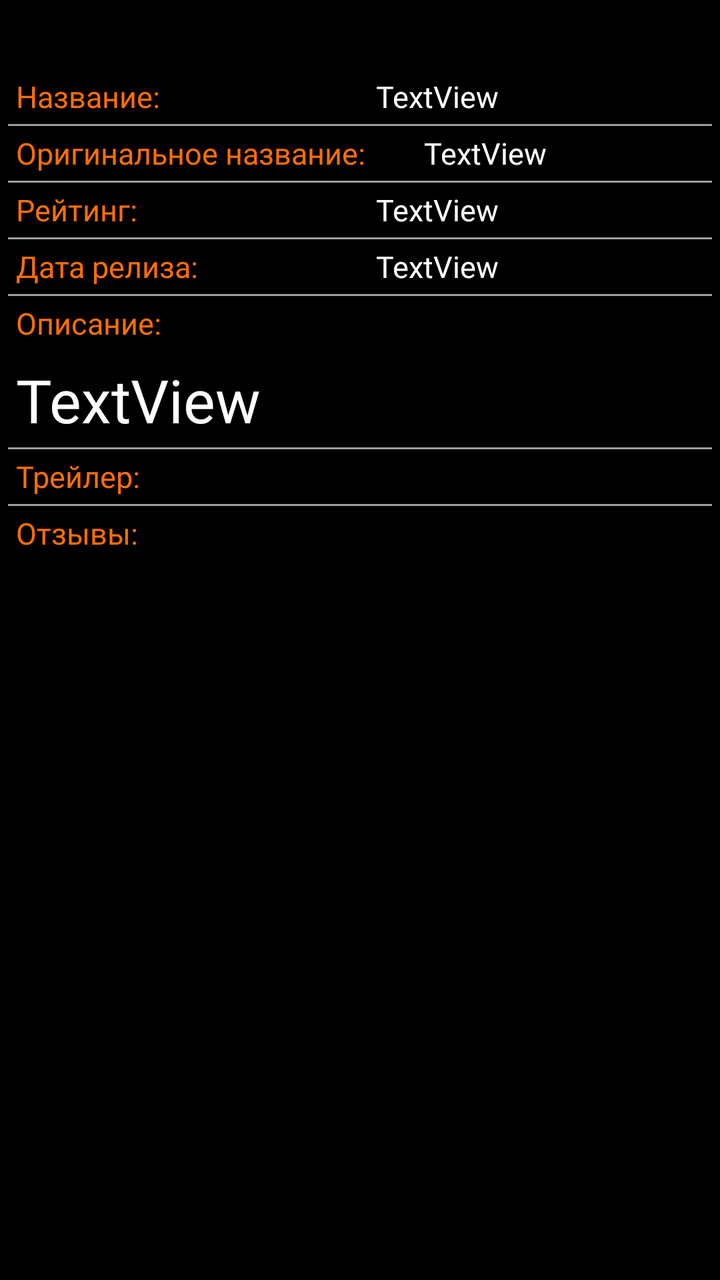
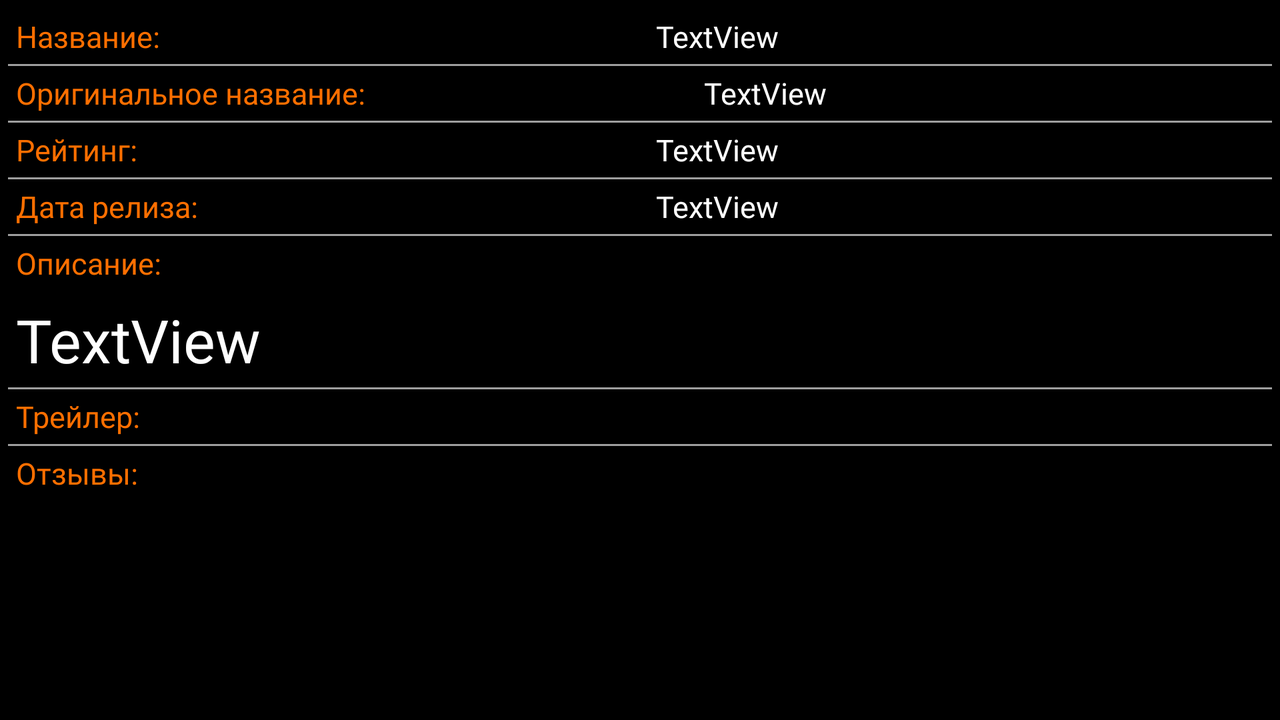

Two renders of one Android screen. The first uses the default layout on a phone; the second uses the alternative layout the repository ships for a different screen configuration, on a matching device. The two XML files are below.
<!-- AndroidManifest.xml: application theme Theme.Movies -->
<!-- res/layout/activity_detail.xml -->
<?xml version="1.0" encoding="utf-8"?>
<ScrollView
    android:id="@+id/scrollViewInfo"
    android:background="#000000"
    xmlns:android="http://schemas.android.com/apk/res/android"
    xmlns:app="http://schemas.android.com/apk/res-auto"
    xmlns:tools="http://schemas.android.com/tools"
    android:layout_width="match_parent"
    android:layout_height="match_parent"
    tools:context=".DetailActivity"
    >
<androidx.constraintlayout.widget.ConstraintLayout
    android:layout_width="match_parent"
    android:layout_height="wrap_content"
   >

    <ImageView
        android:id="@+id/imageViewBigPoster"
        android:layout_width="0dp"
        android:adjustViewBounds="true"
        android:layout_height="wrap_content"
        app:layout_constraintEnd_toEndOf="parent"
        app:layout_constraintStart_toStartOf="parent"
        app:layout_constraintTop_toTopOf="parent"
        app:srcCompat="@drawable/ic_launcher_foreground"
        tools:ignore="VectorDrawableCompat" />

    <ImageView
        android:id="@+id/imageViewAddToFavorite"
        android:layout_width="60dp"
        android:onClick="onClickChangeFavourite"
        android:layout_height="60dp"
        android:layout_marginRight="16dp"
        app:layout_constraintBottom_toBottomOf="@+id/imageViewBigPoster"
        app:layout_constraintEnd_toEndOf="@+id/imageViewBigPoster"
        app:layout_constraintTop_toBottomOf="@+id/imageViewBigPoster"
        app:srcCompat="@drawable/favourite_remove" />

    <include
        layout="@layout/movie_info"
        android:id="@+id/movieInfo"
        android:layout_width="0dp"
        android:layout_height="wrap_content"
        app:layout_constraintStart_toStartOf="parent"
        app:layout_constraintEnd_toEndOf="parent"
        app:layout_constraintTop_toBottomOf="@id/imageViewAddToFavorite"
        />



</androidx.constraintlayout.widget.ConstraintLayout>
</ScrollView>
<!-- res/layout/movie_info.xml (included above) -->
<?xml version="1.0" encoding="utf-8"?>
<androidx.constraintlayout.widget.ConstraintLayout xmlns:android="http://schemas.android.com/apk/res/android"
    android:layout_width="match_parent"
    android:layout_height="match_parent"
    android:background="#000000"
    xmlns:app="http://schemas.android.com/apk/res-auto">

    <TextView
        android:id="@+id/textViewLabelTitle"
        android:layout_width="wrap_content"
        android:layout_height="wrap_content"
        style = "@style/LabelStyle"
        android:text="Название:"
        app:layout_constraintStart_toStartOf="parent"
        app:layout_constraintTop_toTopOf="parent" />
    
    <View
        style="@style/BorderStyle"
        app:layout_constraintTop_toBottomOf="@+id/textViewTitle"
        app:layout_constraintBottom_toTopOf="@id/textViewOriginalTitle"
        app:layout_constraintEnd_toEndOf="parent"
        app:layout_constraintStart_toStartOf="parent"
        android:layout_margin="4dp"
        />

    <androidx.constraintlayout.widget.Guideline
        android:id="@+id/guidelineCenter"
        android:layout_width="wrap_content"
        android:layout_height="wrap_content"
        android:orientation="vertical"
        app:layout_constraintGuide_percent="0.5" />

    <TextView
        android:id="@+id/textViewTitle"
        android:layout_width="0dp"
        android:layout_height="wrap_content"
        style="@style/TextStyle"
        android:text="TextView"
        app:layout_constraintEnd_toEndOf="parent"
        app:layout_constraintStart_toStartOf="@+id/guidelineCenter"
        app:layout_constraintTop_toTopOf="parent" />

    <TextView
        android:id="@+id/textViewLabelOriginalTitle"
        android:layout_width="wrap_content"
        android:layout_height="wrap_content"
        style = "@style/LabelStyle"

        android:text="Оригинальное название:"
        app:layout_constraintStart_toStartOf="parent"
        app:layout_constraintTop_toBottomOf="@+id/textViewTitle" />
    <View
        style="@style/BorderStyle"
        app:layout_constraintTop_toBottomOf="@+id/textViewOriginalTitle"
        app:layout_constraintEnd_toEndOf="parent"
        app:layout_constraintBottom_toTopOf="@id/textViewRaiting"
        app:layout_constraintStart_toStartOf="parent"
        android:layout_margin="4dp"
        />

    <TextView
        android:id="@+id/textViewOriginalTitle"
        android:layout_width="0dp"
        android:layout_height="wrap_content"
        style="@style/TextStyle"
        android:text="TextView"
        android:layout_marginLeft="32dp"
        app:layout_constraintEnd_toEndOf="parent"
        app:layout_constraintStart_toStartOf="@+id/guidelineCenter"
        app:layout_constraintTop_toBottomOf="@+id/textViewTitle" />

    <TextView
        android:id="@+id/textViewLabelRaiting"
        android:layout_width="wrap_content"
        android:layout_height="wrap_content"
        style = "@style/LabelStyle"
        android:text="Рейтинг:"
        app:layout_constraintStart_toStartOf="parent"
        app:layout_constraintTop_toBottomOf="@+id/textViewOriginalTitle" />

    <View
        style="@style/BorderStyle"
        app:layout_constraintTop_toBottomOf="@+id/textViewRaiting"
        app:layout_constraintEnd_toEndOf="parent"
        app:layout_constraintBottom_toTopOf="@id/textViewDateRelease"
        app:layout_constraintStart_toStartOf="parent"
        android:layout_margin="4dp"
        />

    <TextView
        android:id="@+id/textViewRaiting"
        android:layout_width="0dp"
        android:layout_height="wrap_content"
        style="@style/TextStyle"
        android:text="TextView"
        app:layout_constraintEnd_toEndOf="parent"
        app:layout_constraintStart_toStartOf="@+id/guidelineCenter"
        app:layout_constraintTop_toBottomOf="@+id/textViewOriginalTitle" />

    <TextView
        android:id="@+id/textViewLabelDateRelease"
        android:layout_width="wrap_content"
        android:layout_height="wrap_content"
        style = "@style/LabelStyle"
        android:text="Дата релиза:"
        app:layout_constraintStart_toStartOf="parent"
        app:layout_constraintTop_toBottomOf="@+id/textViewRaiting" />
    <View
        style="@style/BorderStyle"
        app:layout_constraintTop_toBottomOf="@+id/textViewDateRelease"
        app:layout_constraintEnd_toEndOf="parent"
        app:layout_constraintBottom_toTopOf="@id/textViewLabelDescription"
        app:layout_constraintStart_toStartOf="parent"
        android:layout_margin="4dp"
        />

    <TextView
        android:id="@+id/textViewDateRelease"
        android:layout_width="0dp"
        android:layout_height="wrap_content"
        style="@style/TextStyle"
        android:text="TextView"
        app:layout_constraintEnd_toEndOf="parent"
        app:layout_constraintStart_toStartOf="@+id/guidelineCenter"
        app:layout_constraintTop_toBottomOf="@+id/textViewRaiting" />

    <TextView
        android:id="@+id/textViewLabelDescription"
        android:layout_width="wrap_content"
        android:layout_height="wrap_content"
        style = "@style/LabelStyle"
        android:text="Описание:"
        app:layout_constraintStart_toStartOf="parent"
        app:layout_constraintTop_toBottomOf="@+id/textViewDateRelease" />

    <TextView
        android:id="@+id/textViewDescription"
        android:layout_width="wrap_content"
        android:layout_height="wrap_content"
        android:layout_marginLeft="8dp"
        android:textColor="@color/white"
        android:fontFamily="@font/fgh"
        android:textSize="30sp"
        android:layout_marginTop="8dp"
        android:text="TextView"
        app:layout_constraintStart_toStartOf="parent"
        app:layout_constraintTop_toBottomOf="@+id/textViewLabelDescription" />
    <View
        style="@style/BorderStyle"
        app:layout_constraintTop_toBottomOf="@+id/textViewDescription"
        app:layout_constraintEnd_toEndOf="parent"
        app:layout_constraintStart_toStartOf="parent"
        app:layout_constraintBottom_toTopOf="@id/textViewLabelTrailers"
        android:layout_margin="4dp"
        />
    <TextView
        android:id="@+id/textViewLabelTrailers"
        android:layout_width="wrap_content"
        android:layout_height="wrap_content"
        style="@style/LabelStyle"
        android:text="Трейлер:"
        app:layout_constraintStart_toStartOf="parent"
        app:layout_constraintTop_toBottomOf="@+id/textViewDescription" />



    <androidx.recyclerview.widget.RecyclerView
        android:nestedScrollingEnabled="false"
        android:id="@+id/Trailer"
        android:layout_width="0dp"
        app:layout_constraintEnd_toEndOf="parent"
        app:layout_constraintStart_toStartOf="parent"
        app:layout_constraintTop_toBottomOf="@id/textViewLabelTrailers"
        android:layout_height="wrap_content" />
    <View
        style="@style/BorderStyle"
        app:layout_constraintTop_toBottomOf="@+id/Trailer"
        app:layout_constraintEnd_toEndOf="parent"
        app:layout_constraintStart_toStartOf="parent"
        app:layout_constraintBottom_toTopOf="@id/textViewLabelReviews"
        android:layout_margin="4dp"
        />

    <TextView
        android:id="@+id/textViewLabelReviews"
        android:layout_width="wrap_content"
        android:layout_height="wrap_content"
        style="@style/LabelStyle"
        android:text="Отзывы:"
        app:layout_constraintStart_toStartOf="parent"
        app:layout_constraintTop_toBottomOf="@+id/Trailer" />

    <androidx.recyclerview.widget.RecyclerView
        android:id= "@+id/Reviews"
        android:nestedScrollingEnabled="false"
        android:layout_width="0dp"
        app:layout_constraintEnd_toEndOf="parent"
        app:layout_constraintStart_toStartOf="parent"
        app:layout_constraintTop_toBottomOf="@id/textViewLabelReviews"
        android:layout_height="wrap_content" />


</androidx.constraintlayout.widget.ConstraintLayout>
<!-- resources referenced by this layout -->
<resources>
  <color name="white">#FFFFFFFF</color>
  <!-- drawable ic_launcher_foreground: png bitmap (mipmap-hdpi, 3741 bytes) -->
  <style name="BorderStyle">
          <item name="android:layout_width">0dp</item>
          <item name="android:background">#9E9E9E</item>
          <item name="android:layout_height">1dp</item>
      </style>
  <style name="LabelStyle">
          <item name="android:textColor">#FF6F00</item>
          <item name="android:textSize">15sp</item>
          <item name="android:layout_marginLeft">8dp</item>
          <item name="android:layout_marginTop">8dp</item>
          <item name="fontFamily">@font/hg</item>
      </style>
  <style name="TextStyle">
          <item name="android:textColor">#ffffff</item>
          <item name="android:textSize">15sp</item>
          <item name="android:layout_marginLeft">8dp</item>
          <item name="android:layout_marginTop">8dp</item>
          <item name="fontFamily">@font/hg</item>
          <item name="android:layout_marginRight">8dp</item>
      </style>
  <style name="Theme.Movies" parent="Theme.MaterialComponents.DayNight.DarkActionBar">
          
          <item name="colorPrimary">#9E9E9E</item>
          <item name="colorPrimaryVariant">#9E9E9E</item>
          <item name="colorOnPrimary">@color/white</item>
          <item name="android:textSize">15sp</item>
          <item name="fontFamily">@font/hg</item>
          <item name="android:actionBarSize">60sp</item>
          
          <item name="colorSecondary">@color/teal_200</item>
          <item name="colorSecondaryVariant">@color/teal_700</item>
          <item name="colorOnSecondary">@color/black</item>
          
          <item name="android:statusBarColor" tools:targetApi="l">?attr/colorPrimaryVariant</item>
          
      </style>
  <color name="teal_200">#FF03DAC5</color>
  <color name="teal_700">#FF018786</color>
  <color name="black">#FF000000</color>
</resources>
<!-- res/layout-land/activity_detail.xml (the repository's variant of the layout above) -->
<!-- drawn on the phone turned sideways -->
<?xml version="1.0" encoding="utf-8"?>
<androidx.constraintlayout.widget.ConstraintLayout
    android:background="#000000"
    xmlns:android="http://schemas.android.com/apk/res/android"
    xmlns:app="http://schemas.android.com/apk/res-auto"
    xmlns:tools="http://schemas.android.com/tools"
    android:layout_width="match_parent"
    android:layout_height="match_parent"
    tools:context=".DetailActivity"
   >

    <ImageView
        android:id="@+id/imageViewBigPoster"
        android:layout_width="wrap_content"
        android:adjustViewBounds="true"
        android:layout_height="0dp"
        app:layout_constraintStart_toStartOf="parent"
        app:layout_constraintTop_toTopOf="parent"
        app:layout_constraintBottom_toBottomOf="parent"
        app:srcCompat="@drawable/ic_launcher_foreground"
        tools:ignore="VectorDrawableCompat" />

    <ImageView
        android:id="@+id/imageViewAddToFavorite"
        android:layout_width="40dp"
        android:onClick="onClickChangeFavourite"
        android:layout_height="40dp"
        android:layout_marginRight="16dp"
        android:layout_marginTop="16dp"
        app:layout_constraintEnd_toEndOf="@+id/imageViewBigPoster"
        app:layout_constraintTop_toTopOf="@+id/imageViewBigPoster"
        app:srcCompat="@drawable/favourite_remove" />

    <ScrollView
        android:id="@+id/scrollViewInfo"
        android:layout_width="0dp"
        app:layout_constraintBottom_toBottomOf="parent"
        app:layout_constraintEnd_toEndOf="parent"
        app:layout_constraintStart_toEndOf="@id/imageViewBigPoster"
        app:layout_constraintTop_toTopOf="parent"
        android:layout_height="0dp">
        <include
            layout="@layout/movie_info"
            android:id="@+id/movieInfo"
            android:layout_width="match_parent"
            android:layout_height="wrap_content"
            />

    </ScrollView>





</androidx.constraintlayout.widget.ConstraintLayout>
